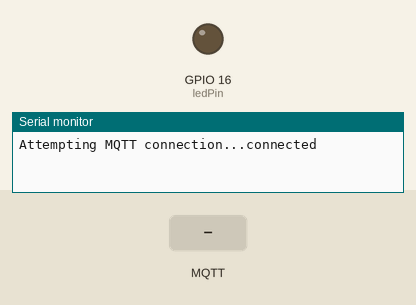
Simulated run of this sketch. Board: ESP8266 (NodeMCU). Parts: output pins drawn as LEDs (lit = HIGH), the last lines printed to the serial monitor. Inputs (shaded band) come from the test bench. No MQTT or app messages arrive unless stated.

Above: at 1.2 s.
1.3 s: MQTT message "0" arrives on the first subscribed topic
At 1.6 s:
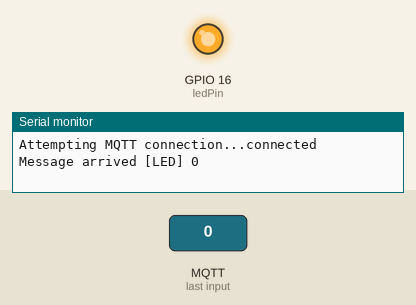
2.8 s: MQTT message "1" arrives on the first subscribed topic
At 4.0 s:
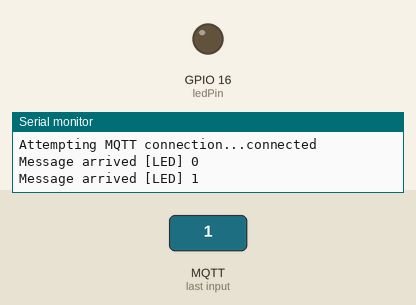
Timing chart, 0 to 5.8 s (numbered marks = the images above; inputs shaded):
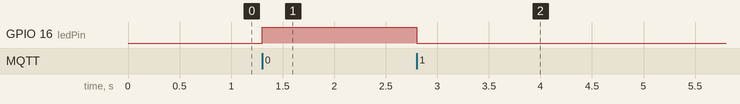

Measured:
- after the input at 1.3 s, GPIO 16 (ledPin): LOW → HIGH at once
- after the input at 2.8 s, GPIO 16 (ledPin): HIGH → LOW at once

The sketch:

mqtt.ino
```cpp
#include <ESP8266WiFi.h>
#include <WiFiClient.h>
#include <ESP8266WebServer.h>
#include <PubSubClient.h>

const char* ssid = "TPLINK";
const char* password = "1123581321";
const char* mqtt_server = "192.168.1.122";

WiFiClient espClient;
PubSubClient client(espClient);

const int ledPin = 16;
int LED_status = LOW;

void reconnect() {
  // Loop until we're reconnected
  while (!client.connected()) {
    Serial.print("Attempting MQTT connection...");
    // Attempt to connect
    if (client.connect("ESP8266 Client")) {
      Serial.println("connected");
      // ... and subscribe to topic
      client.subscribe("LED");
    } else {
      Serial.print("failed, rc=");
      Serial.print(client.state());
      Serial.println(" try again in 5 seconds");
      // Wait 5 seconds before retrying
      delay(5000);
    }
  }
}

void callback(char* topic, byte* payload, unsigned int length) {
  Serial.print("Message arrived [");
  Serial.print(topic);
  Serial.print("] ");
  for (int i = 0; i < length; i++) {
    char receivedChar = (char)payload[i];
    Serial.print(receivedChar);
    if (receivedChar == '0')
      // ESP8266 Huzzah outputs are "reversed"
      digitalWrite(ledPin, HIGH);
    if (receivedChar == '1')
      digitalWrite(ledPin, LOW);
  }
  Serial.println();
}

void setup(void) {
  Serial.begin(9600);

  client.setServer(mqtt_server, 1883);
  client.setCallback(callback);

  pinMode(ledPin, OUTPUT);
}

void loop()
{
  if (!client.connected()) {
    reconnect();
  }
  client.loop();
}
```
